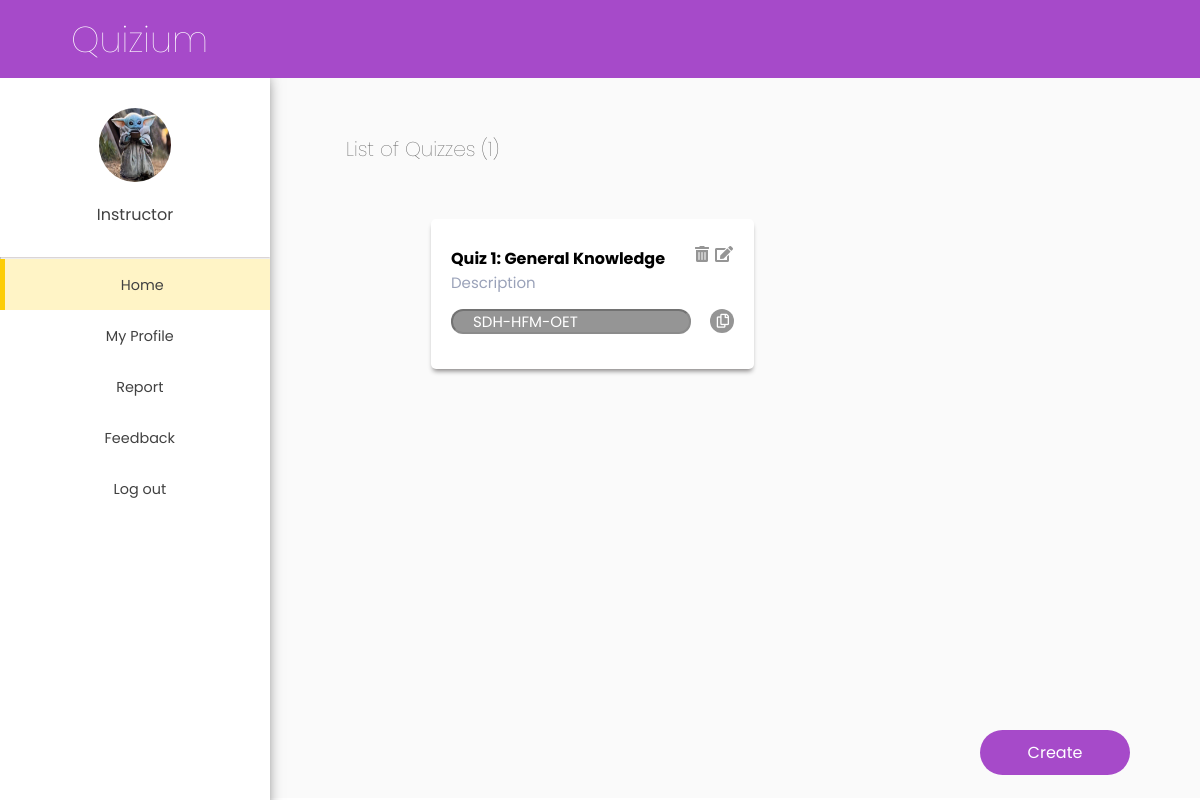
Screenshot of /instructor/index.php (signed in) with the database file from the repository.
### tables this page shows
CREATE TABLE `instructor` (
  `instructorID` int(11) NOT NULL,
  `name` varchar(255) NOT NULL,
  `username` varchar(255) NOT NULL,
  `ipassword` varchar(255) NOT NULL,
  `imgName` varchar(255) NOT NULL,
  `imgDir` varchar(255) NOT NULL
);

CREATE TABLE `quiz` (
  `quizID` int(11) NOT NULL,
  `InstructorID` int(11) NOT NULL,
  `quizName` varchar(255) NOT NULL,
  `dateOpen` datetime NOT NULL,
  `dateClose` datetime NOT NULL,
  `quizDescription` varchar(255) NOT NULL,
  `quizCode` varchar(255) NOT NULL,
  `classAverage` float NOT NULL,
  `numStudents` int(4) NOT NULL
);

### database/query/instructorProfile.php (called while the page is built, shortened)
<?php
$id = $_SESSION["instructorID"];
$sql = "SELECT * FROM `instructor`
        WHERE `instructorID` = $id";
$result = $conn->query($sql);
?>

### database/mutation/Quiz/ViewQuiz.php (called while the page is built)
<?php
$id = $_SESSION["instructorID"];
$query = "SELECT * FROM quiz
WHERE InstructorID = $id
ORDER BY quizID desc";
$result = $conn->query($query);
?>

### instructor/index.php (the view, shortened to what this page needs)
<?php
include("../config/db_connect.php");
include("../database/query/instructorProfile.php");
?>
<html>
<head>
    <link rel="stylesheet" href="https://cdn.jsdelivr.net/gh/lykmapipo/themify-icons@0.1.2/css/themify-icons.css">
    <link rel="stylesheet" href="https://use.fontawesome.com/releases/v5.15.1/css/all.css">
    <link rel="stylesheet" href="../css/style.css">
    <link rel="stylesheet" href="../css/modal.css">
</head>
<body>
    <div class="sidebar">
        <div class="sidebar-user">
        <?php
            $imageURL1 = "";
            $row1 = $result-> fetch_assoc();
            if(!empty($row1["imgName"])){
                $imageURL1 = '../imgInstructor/'.$row1["imgName"];
            } else {
                $imageURL1 = "../image/fox.png";
            }
        ?>
            <img src="<?php echo $imageURL1;?>">
            <div class="user-image">
                <p>Instructor</p>
            </div>
        </div>
        <div class="sidebar-menu">
            <hr>
            <ul>
                <li class="active">
                    <a href="#">
                        <span>Home</span>
                    </a>
                </li>
                <li>
                    <a href="profile.php">
                        <span>My Profile</span>
                    </a>
                </li>
                <li>
                    <a href="report.php">
                        <span>Report</span>
                    </a>
                </li>
                <li>
                    <a href="InstructorFeedback.php">
                        <span>Feedback</span>
                    </a>
                </li>
                <li>
                    <a href="../database/query/logoutInstructor.php?action=Logout">
                        <span>Log out</span>
                    </a>
                </li>
            </ul>
        </div>
    </div>
    <div class="main-content">
        <header>
            <div class="website-name">
                <h3>
                <a href="#"><span>Quizium</span></a>
                </h3>
            </div>
        </header>
        <main>
        <h3 style="margin: 0px 60px; margin-top: 40px; color: #414141; font-size: 20px">List of Quizzes (<?php include ("../database/mutation/Quiz/countQuiz.php")?>)</h3>
            <div class="card-container">
            <?php
            include("../database/mutation/quiz/viewquiz.php");
            if($result != null){
                  if($result-> num_rows >0) {
                  while ($row = $result-> fetch_assoc()) {
            ?>
            <div class="card-quiz" id="myUL">
                <div class="quiz-name">
                    <p><?php echo $row["quizName"]?></p>
                    <a href="../database/mutation/quiz/deletequiz.php?id=<?php echo $row["quizID"]; ?>" class="left"><i class="fas fa-trash-alt" onClick="return confirm('Are you sure to remove this quiz?')" aria-hidden="true"></i></a>
                    <div class="left-left"><a href="edit.php?id=<?php echo $row["quizID"]; ?>"><i class="fas fa-edit"></i></a></div>
                </div>
                <div class="card-desc">
                    <p><?php echo $row["quizDescription"]?></p>
                </div>
                <div class="quiz-code">
                    <input type="text" id="code" value="<?php echo $row["quizCode"]?>" disabled>
                </div>
                <div class="quiz-copy">
                    <i class="far fa-copy" onClick="copy2Clipboard()"></i>
                </div>
            </div>
            <?php }
            } }?>
            </div>
           <a href="create.php"><button class="button btn1"><span>Create</span></button></a>
        </main>
    </div>
    </body>
</html>

### css/style.css (style rules this page uses)
:root { --main-color: #A64AC9; --text-grey: #414141; --background: #FAFAFA; }
* { font-family: 'Poppins', sans-serif; margin: 0; padding: 0; text-decoration: none; list-style-type: none; box-sizing: border-box; }
.sidebar { height: calc(100% - 60px); width: 270px; position: fixed; left: 0; top: 78px; z-index: 100; background: #fff; color: var(--text-grey); overflow-y: auto; box-shadow: -5px 0 15px 0 rgb(54, 54, 54); z-index: 1; }
.sidebar li { text-align: center; padding-top: 13px; padding-bottom: 13px; }
.sidebar a { color: var(--text-grey); font-size: .9rem; }
.sidebar a span:last-child { padding-left: .6rem; }
.sidebar-user { padding-top: 30px; padding-bottom: 30px; text-align: center; }
.sidebar-user img { border-radius: 50%; height: 74px; width: 72px; }
.user-image { padding-top: 20px; }
.main-content { position: relative; margin-left: 270px; }
header { position: fixed; top: 0; left: 0; z-index: 100; width: 100%; background: var(--main-color); height: 78px; padding: 0rem 1rem; display: flex; align-items: center; justify-content: space-between; border-bottom: 1px solid #ccc; z-index: 2; border: none; }
main { margin-top: 78px; background: var(--background); min-height: 90vh; padding: 1rem; }
h3 { font-size: 36px; font-weight: lighter; font-style: normal; font-family: 'Poppins', sans-serif; color: #FFF; }
.website-name { padding-left: 55px; }
.website-name a { text-decoration: none; color: #FFF; }
.active { background-color: #fccf053a; border-left: 5px solid #FCCD05; color: #FFF; }
hr { border-top: 1px solid #DBD5D5; }
.button { border: none; text-align: center; text-decoration: none; cursor: pointer; font-family: 'Poppins', sans-serif; outline: none; }
.button span { cursor: pointer; display: inline-block; position: relative; transition: 0.5s; }
.button span:after { content: '\00bb'; position: absolute; opacity: 0; top: 0; right: -20px; transition: 0.5s; }
.btn1 { background-color: #A64AC9; width: 150px; position: fixed; bottom: 25px; right: 70px; padding-left: 100px; padding-right: 100px; font-size: 16px; font-weight: 5px; border-radius: 37px; color: #FFF; padding: 10px; }
.card-container { margin-top: 40px; margin-left: 130px; }
.card-quiz { width: 323px; height: 150px; background-color: #fff; box-shadow: 0 4px 5px -2px rgb(131, 128, 128); border-radius: 5px; padding-left: 20px; padding-right: 20px; padding-top: 27px; padding-bottom: 27px; margin: 15px; display: inline-block; }
.card-quiz .quiz-name { display: inline-flex; position: relative; }
.card-quiz .quiz-name p { font-weight: bold; }
i { cursor: pointer; color: #959595; padding-left: 4px; }
.left { position: absolute; left: 240px; }
.left-left { position: absolute; left: 260px; }
.card-desc p { color: #9AA2B9; font-size: 15px; }
.quiz-code input { width: 240px; height: 25px; background-color: #959595; border-radius: 12px; padding-left: 20px; margin-top: 15px; float: left; color: #FFF; font-size: 15px; }
.quiz-copy { width:24px; height: 24px; border-radius: 50px; background-color: #959595; padding: 5px; margin-top: 15px; float: right; }
.card-quiz .quiz-copy i { color: #FFF; font-size: 14px; float: right; text-align: center; }

### rows the page displays
instructor: imgName (picture)
quiz: quizName "Quiz 1: General Knowledge", quizDescription "Description", quizCode "SDH-HFM-OET"

### other values shown
$row["c"] "1"
